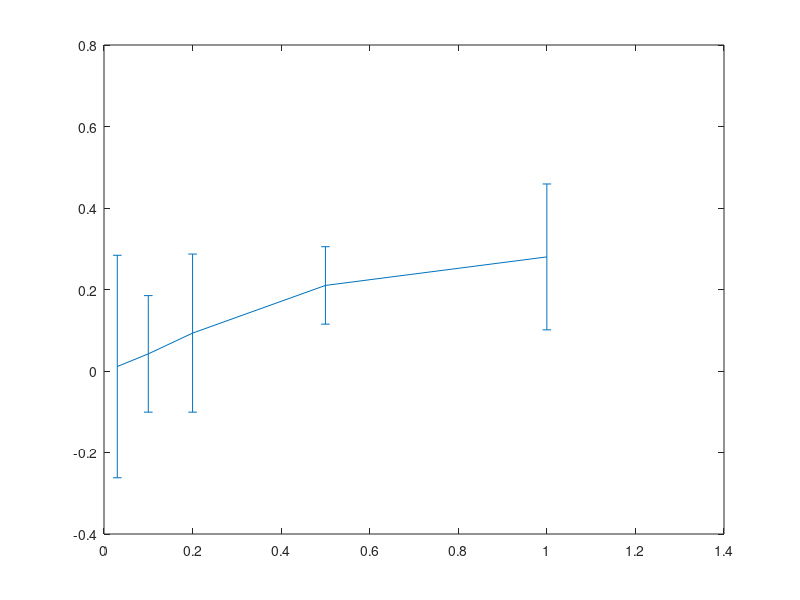
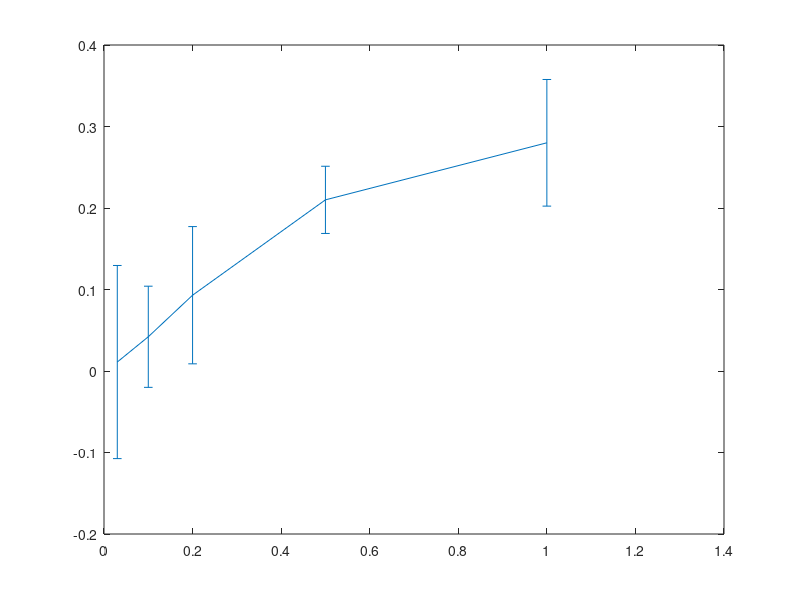

Write MATLAB code to recreate these figures, in order.
x = [.03 .1 .2 .5 1] ;
y = [.011 .042 .093 .21 .28] ;
err = [0.273 0.143 .194 .095 .179] ;
logerr = 0.434 .* err ;

figure() ;
errorbar(x,y,err)

figure() ;
errorbar(x,y,logerr)
